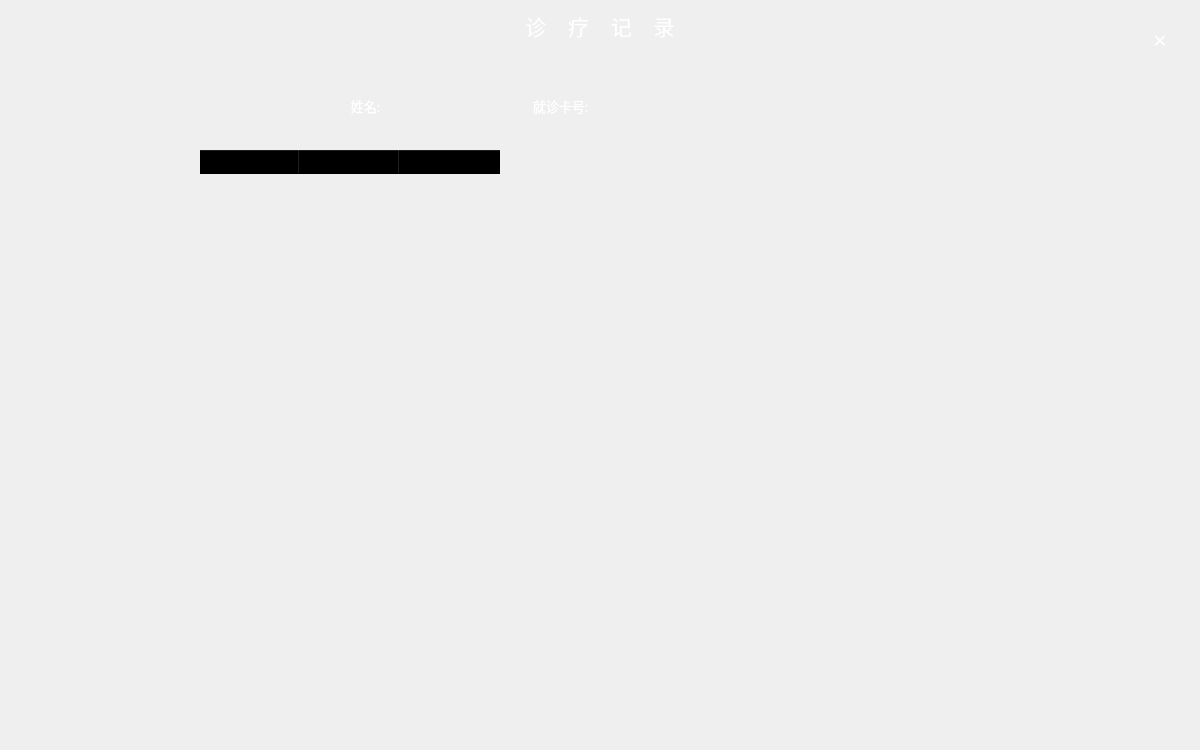
<?xml version="1.0" encoding="UTF-8"?>
<ui version="4.0">
 <class>view6</class>
 <widget class="QDialog" name="view6">
  <property name="geometry">
   <rect>
    <x>0</x>
    <y>0</y>
    <width>1200</width>
    <height>750</height>
   </rect>
  </property>
  <property name="windowTitle">
   <string>Dialog</string>
  </property>
  <property name="styleSheet">
   <string notr="true">background-image: url(:/image/29507-106.jpg);</string>
  </property>
  <widget class="QPushButton" name="pushButton">
   <property name="geometry">
    <rect>
     <x>1140</x>
     <y>20</y>
     <width>40</width>
     <height>40</height>
    </rect>
   </property>
   <property name="font">
    <font>
     <family>幼圆</family>
     <pointsize>18</pointsize>
    </font>
   </property>
   <property name="styleSheet">
    <string notr="true">color: rgb(255, 255, 255);
border-radius:10px;
</string>
   </property>
   <property name="text">
    <string>×</string>
   </property>
  </widget>
  <widget class="QLabel" name="label_2">
   <property name="geometry">
    <rect>
     <x>510</x>
     <y>90</y>
     <width>101</width>
     <height>31</height>
    </rect>
   </property>
   <property name="font">
    <font>
     <family>幼圆</family>
     <pointsize>10</pointsize>
    </font>
   </property>
   <property name="styleSheet">
    <string notr="true">color: rgb(255, 255, 255);
background:transparent;</string>
   </property>
   <property name="text">
    <string>就诊卡号:</string>
   </property>
   <property name="alignment">
    <set>Qt::AlignCenter</set>
   </property>
  </widget>
  <widget class="QTableWidget" name="tableWidget">
   <property name="geometry">
    <rect>
     <x>200</x>
     <y>150</y>
     <width>800</width>
     <height>571</height>
    </rect>
   </property>
   <property name="font">
    <font>
     <family>幼圆</family>
     <pointsize>10</pointsize>
    </font>
   </property>
   <property name="styleSheet">
    <string notr="true">border-radius:10px;
background:transparent;</string>
   </property>
   <property name="lineWidth">
    <number>0</number>
   </property>
   <property name="editTriggers">
    <set>QAbstractItemView::NoEditTriggers</set>
   </property>
   <property name="tabKeyNavigation">
    <bool>false</bool>
   </property>
   <property name="showDropIndicator" stdset="0">
    <bool>false</bool>
   </property>
   <property name="selectionMode">
    <enum>QAbstractItemView::NoSelection</enum>
   </property>
   <property name="selectionBehavior">
    <enum>QAbstractItemView::SelectRows</enum>
   </property>
   <property name="showGrid">
    <bool>false</bool>
   </property>
   <property name="sortingEnabled">
    <bool>true</bool>
   </property>
   <property name="wordWrap">
    <bool>true</bool>
   </property>
   <attribute name="horizontalHeaderVisible">
    <bool>true</bool>
   </attribute>
   <attribute name="horizontalHeaderCascadingSectionResizes">
    <bool>true</bool>
   </attribute>
   <attribute name="horizontalHeaderHighlightSections">
    <bool>false</bool>
   </attribute>
   <attribute name="verticalHeaderVisible">
    <bool>false</bool>
   </attribute>
   <attribute name="verticalHeaderHighlightSections">
    <bool>false</bool>
   </attribute>
   <column>
    <property name="text">
     <string>时间</string>
    </property>
   </column>
   <column>
    <property name="text">
     <string>诊断</string>
    </property>
   </column>
   <column>
    <property name="text">
     <string>处方</string>
    </property>
   </column>
  </widget>
  <widget class="QLabel" name="label_5">
   <property name="geometry">
    <rect>
     <x>610</x>
     <y>90</y>
     <width>101</width>
     <height>31</height>
    </rect>
   </property>
   <property name="font">
    <font>
     <family>幼圆</family>
     <pointsize>10</pointsize>
    </font>
   </property>
   <property name="styleSheet">
    <string notr="true">color: rgb(255, 255, 255);
background:transparent;</string>
   </property>
   <property name="text">
    <string/>
   </property>
   <property name="alignment">
    <set>Qt::AlignCenter</set>
   </property>
  </widget>
  <widget class="QLabel" name="label">
   <property name="geometry">
    <rect>
     <x>330</x>
     <y>90</y>
     <width>71</width>
     <height>31</height>
    </rect>
   </property>
   <property name="font">
    <font>
     <family>幼圆</family>
     <pointsize>10</pointsize>
    </font>
   </property>
   <property name="styleSheet">
    <string notr="true">color: rgb(255, 255, 255);
background:transparent;</string>
   </property>
   <property name="text">
    <string>姓名:</string>
   </property>
   <property name="alignment">
    <set>Qt::AlignCenter</set>
   </property>
  </widget>
  <widget class="QLabel" name="label_3">
   <property name="geometry">
    <rect>
     <x>300</x>
     <y>10</y>
     <width>600</width>
     <height>31</height>
    </rect>
   </property>
   <property name="font">
    <font>
     <family>幼圆</family>
     <pointsize>16</pointsize>
    </font>
   </property>
   <property name="styleSheet">
    <string notr="true">color: rgb(255, 255, 255);
background:transparent;</string>
   </property>
   <property name="text">
    <string>诊    疗    记    录</string>
   </property>
   <property name="alignment">
    <set>Qt::AlignCenter</set>
   </property>
  </widget>
  <widget class="QLabel" name="label_4">
   <property name="geometry">
    <rect>
     <x>390</x>
     <y>90</y>
     <width>101</width>
     <height>31</height>
    </rect>
   </property>
   <property name="font">
    <font>
     <family>幼圆</family>
     <pointsize>10</pointsize>
    </font>
   </property>
   <property name="styleSheet">
    <string notr="true">color: rgb(255, 255, 255);
background:transparent;</string>
   </property>
   <property name="text">
    <string/>
   </property>
   <property name="alignment">
    <set>Qt::AlignCenter</set>
   </property>
  </widget>
 </widget>
 <resources/>
 <connections/>
</ui>
